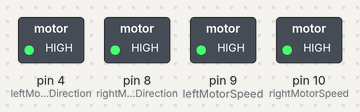
A sketch run on a simulated Arduino Uno, built with avr-gcc and run on an emulated ATmega328P. On the bench: switched loads named in the sketch (green lamp = pin HIGH).

Above: at 0.1 s.
Timing chart, 0 to 1.6 s (numbered marks = the images above):
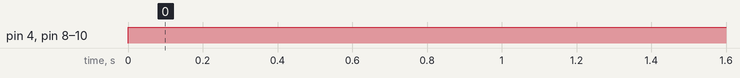

The sketch:

Solution_1.ino
```cpp
/********************************************************************
  An Introduction to Robot Programming
  Author - Eric Ryan Harrison <me@ericharrison.info>
  http://github.com/SumoRobotLeague/MRK-1/

  Lesson 4.3, Exercise 1 Solution - setSpeed Function
********************************************************************/

// Pin definitions
#define rightMotorSpeed 10
#define rightMotorDirection 8
#define leftMotorSpeed 9
#define leftMotorDirection 4

void setup() {
	Serial.begin(9600);
	pinMode(rightMotorSpeed,     OUTPUT);
	pinMode(rightMotorDirection, OUTPUT);
	pinMode(leftMotorSpeed,      OUTPUT);
	pinMode(leftMotorDirection,  OUTPUT);
}

void loop() {
	// Have our robot spin in place at full speed

	// Right motor at full speed forward
	setSpeed(0, 255);

	// Left motor at full speed in reverse
	setSpeed(1, -255);
}

// int motor defines which motor we want to control.
// motor 0 is our right motor, motor 1 is our left motor.
void setSpeed(int motor, int speed) {
	if ( motor == 0 ) {
		if ( speed < 0 ) {
			digitalWrite(rightMotorDirection, LOW);
			analogWrite(rightMotorSpeed, abs(speed));
		} else {
			digitalWrite(rightMotorDirection, HIGH);
			analogWrite(rightMotorSpeed, speed);
		}
	} else {
		if ( speed < 0 ) {
			digitalWrite(leftMotorDirection, HIGH);
			analogWrite(leftMotorSpeed, abs(speed));
		} else {
			digitalWrite(leftMotorDirection, LOW);
			analogWrite(leftMotorSpeed, speed);
		}
	}
}
```

Measured:
- by itself, pin 4 (leftMotorDirection), pin 8 (rightMotorDirection), pin 9 (leftMotorSpeed), pin 10 (rightMotorSpeed): LOW → HIGH at 0.00 s
